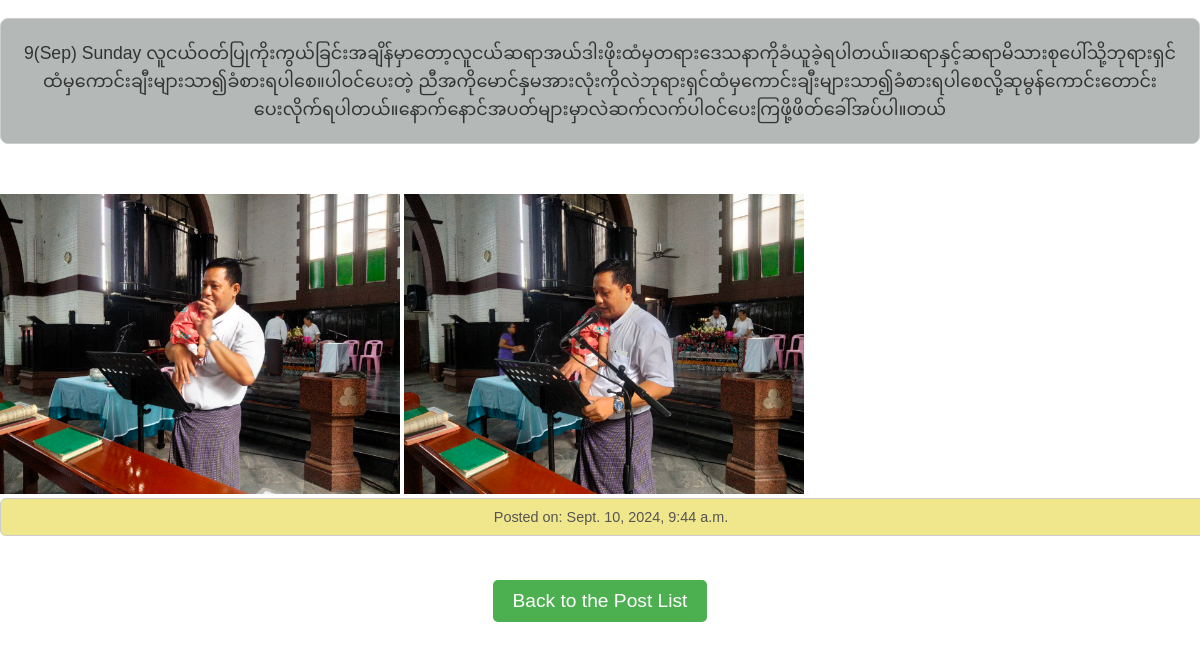
Screenshot of /post/11/ with the database file from the repository.
### myapp/models.py (models this page shows, shortened)
class Post(models.Model):
    content = models.TextField()
    created_at = models.DateTimeField(auto_now_add=True)

class PostImage(models.Model):
    post = models.ForeignKey(Post, related_name='images', on_delete=models.CASCADE)
    image = models.ImageField(upload_to='post_images/')

### myapp/views.py (the view)
# urls.py: path('post/<int:id>/', views.post_detail, name='post_detail'),
def post_detail(request, id):
    post = get_object_or_404(Post, id=id)
    return render(request, 'myapp/post_detail.html', {'post': post})

### myapp/templates/myapp/post_detail.html (shortened to what this page needs)
<!DOCTYPE html>
<html lang="en">
<head>
    {% load static %}
    <link rel="stylesheet" href="{% static 'style.css' %}">
    <link rel="stylesheet" href="https://cdnjs.cloudflare.com/ajax/libs/fancybox/3.5.7/jquery.fancybox.min.css">
</head>
<body>
    <div class="container">
        <div class="post-container">
            <p>{{ post.content }}</p>
        </div>
        {% if post.images.all %}
            <div class="post-images">
                {% for image in post.images.all %}
                    <a href="{{ image.image.url }}" data-fancybox="gallery" data-caption="{{ image.image.description }}">
                        <img src="{{ image.image.url }}" alt="Post Image" style="width:400px;height:auto;">
                    </a>
                {% endfor %}
            </div>
        {% endif %}
        <div class="post-date">Posted on: {{ post.created_at }}</div>
        <div class="centered-button">
            <a href="{% url 'post_list' %}" class="button-link">Back to the Post List</a>
        </div>
</body>
</html>

### static/style.css (style rules this page uses)
body { background-color: white; color: black; font-family: Arial, sans-serif; margin: 0; padding: 0; }
p { font-size: 1em; color: black; margin-top: 1em; margin-bottom: 1em; text-align: center; line-height: 1.6; }
a { color: black; text-decoration: none; }
img { max-width: 100%; height: auto; margin-top: 30px; }
.post-container p { background-color: #b4b8b7 !important; padding: 20px !important; border: 1px solid #ccc !important; border-radius: 8px !important; margin-bottom: 20px !important; color: #333 !important; font-size: 1.1em !important; line-height: 1.6 !important; }
.post-date { background-color: #f0e68c !important; padding: 10px !important; border: 1px solid #ccc !important; border-radius: 6px !important; color: #555 !important; font-size: 0.9em !important; margin-bottom: 15px !important; text-align: center !important; width: 100% !important; }
.centered-button { display: flex; justify-content: center; align-items: center; height: 100px; }
.button-link { background-color: #4CAF50 !important; color: white !important; padding: 10px 20px !important; text-align: center !important; text-decoration: none !important; border-radius: 5px !important; font-size: 1.2em !important; }

### rows the page displays
Post: content "9(Sep) Sunday လူငယ်ဝတ်ပြုကိုးကွယ်ခြင်းအချိန်မှာတော့လူငယ်ဆရာအယ်ဒါးဖိုးထံမှတရားဒေသနာကိုခံယူခဲ့ရပါတယ်။ဆရာနှင့်ဆရာမိသားစုပေါ်သို့ဘုရားရှင်ထံမှကောင်းချီးများသာ၍ခံစားရပါစေ။‌ပါဝင်ပေးတဲ့ ညီအကိုမောင်နှမအားလုံးကိုလဲဘုရားရှင်ထံမှကောင်းချီးများသာ၍ခံစားရပါစေလို့ဆုမွန်ကောင်းတောင်းပေးလိုက်ရပါတယ်။နောက်နောင်အပတ်များမှာလဲဆက်လက်ပါဝင်ပေးကြဖို့ဖိတ်ခေါ်အပ်ပါ။တယ်", created_at "Sept. 10, 2024, 9:44 a.m."
PostImage: image (picture)
PostImage: image (picture)
